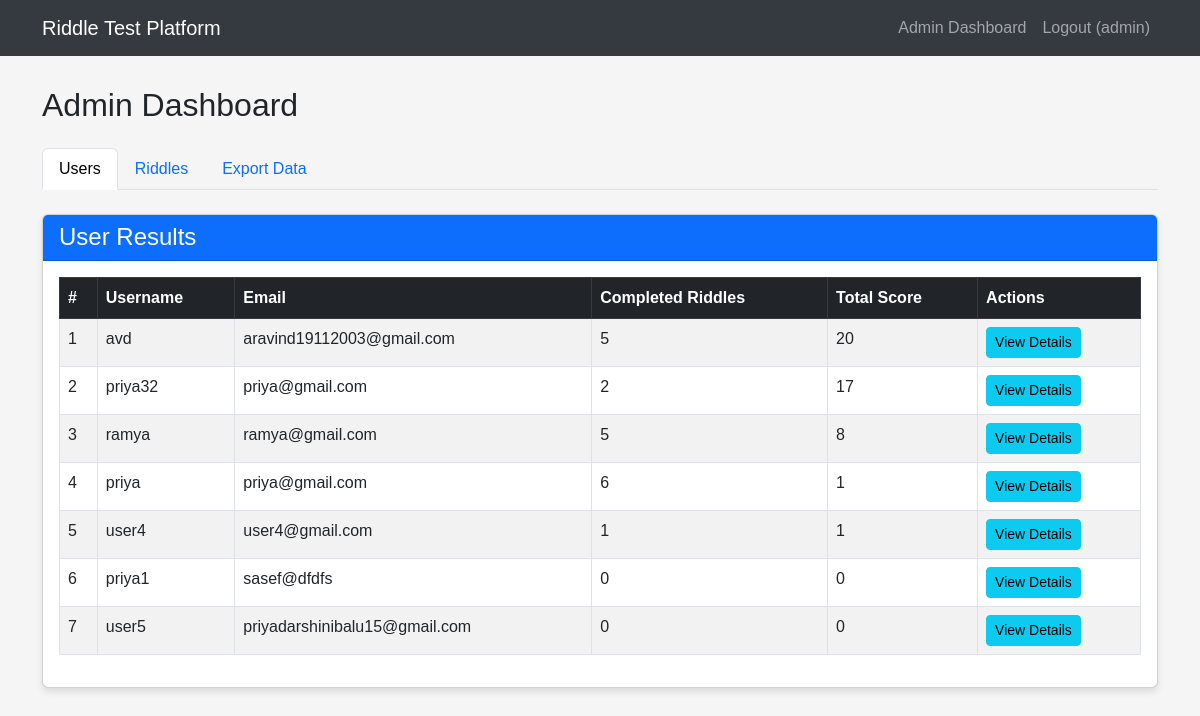
Page /admin_dashboard (signed in) on the committed database.
### tables this page shows
CREATE TABLE users (
            id INTEGER PRIMARY KEY AUTOINCREMENT,
            username TEXT NOT NULL UNIQUE,
            email TEXT NOT NULL,
            password TEXT NOT NULL,
            is_admin INTEGER DEFAULT 0
        , test_completed INTEGER DEFAULT 0);

### app.py (the view)
@app.route('/admin_dashboard')
def admin_dashboard():
    if 'user_id' not in session or not session.get('is_admin'):
        flash('Unauthorized access.')
        return redirect(url_for('login'))
    conn = sqlite3.connect('riddle_test.db')
    c = conn.cursor()
    c.execute('''
        SELECT u.id, u.username, u.email,
               (SELECT COUNT(*) FROM user_progress WHERE user_id = u.id AND completed = 1) as completed_riddles,
               (SELECT SUM(score) FROM user_progress WHERE user_id = u.id AND completed = 1) as total_score
        FROM users u
        WHERE u.is_admin = 0
        ORDER BY total_score DESC
    ''')
    users_data = c.fetchall()
    c.execute("SELECT id, question, answer FROM riddles ORDER BY id")
    riddles_data = c.fetchall()
    conn.close()
    users = []
    for user in users_data:
        users.append({
            'id': user[0],
            'username': user[1],
            'email': user[2],
            'completed_riddles': user[3],
            'total_score': user[4] or 0
        })
    riddles = []
    for riddle in riddles_data:
        riddles.append({
            'id': riddle[0],
            'question': riddle[1],
            'answer': riddle[2]
        })
    return render_template('admin_dashboard.html', users=users, riddles=riddles)

### templates/admin_dashboard.html (shortened to what this page needs)
{% extends 'base.html' %} {% block content %}
<h2 class="mb-4">Admin Dashboard</h2>
<ul class="nav nav-tabs mb-4" id="adminTabs" role="tablist">
  <li class="nav-item" role="presentation">
    <button
      class="nav-link active"
      id="users-tab"
      data-bs-toggle="tab"
      data-bs-target="#users"
      type="button"
      role="tab"
    >
      Users
    </button>
  </li>
  <li class="nav-item" role="presentation">
    <button
      class="nav-link"
      id="riddles-tab"
      data-bs-toggle="tab"
      data-bs-target="#riddles"
      type="button"
      role="tab"
    >
      Riddles
    </button>
  </li>
  <li class="nav-item" role="presentation">
    <button
      class="nav-link"
      id="export-tab"
      data-bs-toggle="tab"
      data-bs-target="#export"
      type="button"
      role="tab"
    >
      Export Data
    </button>
  </li>
</ul>
<div class="tab-content" id="adminTabContent">
  <div
    class="tab-pane fade show active"
    id="users"
    role="tabpanel"
    aria-labelledby="users-tab"
  >
    <div class="card">
      <div class="card-header bg-primary text-white">
        <h4 class="mb-0">User Results</h4>
      </div>
      <div class="card-body">
        <div class="table-responsive">
          <table class="table table-striped table-bordered">
            <thead class="table-dark">
              <tr>
                <th>#</th>
                <th>Username</th>
                <th>Email</th>
                <th>Completed Riddles</th>
                <th>Total Score</th>
                <th>Actions</th>
              </tr>
            </thead>
            <tbody>
              {% for user in users %}
              <tr>
                <td>{{ loop.index }}</td>
                <td>{{ user.username }}</td>
                <td>{{ user.email }}</td>
                <td>{{ user.completed_riddles }}</td>
                <td>{{ user.total_score }}</td>
                <td>
                  <a
                    href="{{ url_for('user_detail', user_id=user.id) }}"
                    class="btn btn-sm btn-info"
                  >
                    View Details
                  </a>
                </td>
              </tr>
              {% endfor %}
            </tbody>
          </table>
        </div>
      </div>
    </div>
  </div>
</div>
{% endblock %}

### templates/base.html (shortened to what this page needs)
<!DOCTYPE html>
<html lang="en">
  <head>
    <link
      href="https://cdn.jsdelivr.net/npm/bootstrap@5.3.0-alpha1/dist/css/bootstrap.min.css"
      rel="stylesheet"
    />
  </head>
  <body>
    <nav class="navbar navbar-expand-lg navbar-dark">
      <div class="container">
        <a class="navbar-brand" href="/">Riddle Test Platform</a>
        <div class="collapse navbar-collapse" id="navbarNav">
          <ul class="navbar-nav ms-auto">
            {% if session.get('user_id') %} {% if session.get('is_admin') %}
            <li class="nav-item">
              <a class="nav-link" href="{{ url_for('admin_dashboard') }}"
                >Admin Dashboard</a
              >
            </li>
            {% endif %}
            <li class="nav-item">
              <a class="nav-link" href="{{ url_for('logout') }}"
                >Logout ({{ session.get('username') }})</a
              >
            </li>
            {% endif %}
          </ul>
        </div>
      </div>
    </nav>
    <div class="container">
       {% block content %}{% endblock %}
    </div>
  </body>
</html>

### templates/base.html (style rules this page uses)
body { font-family: "Arial", sans-serif; background-color: #f5f5f5; padding-bottom: 50px; }
.navbar { background-color: #343a40; margin-bottom: 30px; }
.card { margin-bottom: 20px; box-shadow: 0 4px 6px rgba(0, 0, 0, 0.1); }

### rows in the picture
users: username "avd", email "aravind19112003@gmail.com", completed_riddles "5", total_score "20"
users: username "priya32", email "priya@gmail.com", completed_riddles "2", total_score "17"
users: username "ramya", email "ramya@gmail.com", completed_riddles "5", total_score "8"
users: username "priya", email "priya@gmail.com", completed_riddles "6", total_score "1"
users: username "user4", email "user4@gmail.com", completed_riddles "1", total_score "1"
users: username "priya1", email "sasef@dfdfs", completed_riddles "0", total_score "0"
users: username "user5", email "priyadarshinibalu15@gmail.com", completed_riddles "0", total_score "0"

### other values in the picture
{{ session.get('username') }} "admin"
